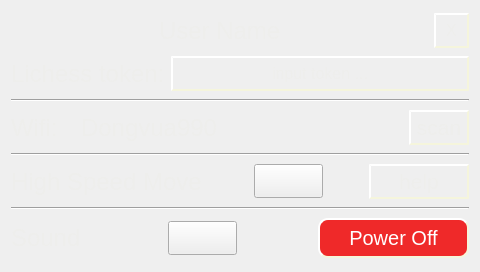
<?xml version="1.0" encoding="UTF-8"?>
<ui version="4.0">
 <class>DlgSettings</class>
 <widget class="QWidget" name="DlgSettings">
  <property name="geometry">
   <rect>
    <x>0</x>
    <y>0</y>
    <width>480</width>
    <height>272</height>
   </rect>
  </property>
  <property name="palette">
   <palette>
    <active>
     <colorrole role="ButtonText">
      <brush brushstyle="SolidPattern">
       <color alpha="255">
        <red>238</red>
        <green>238</green>
        <blue>236</blue>
       </color>
      </brush>
     </colorrole>
    </active>
    <inactive>
     <colorrole role="ButtonText">
      <brush brushstyle="SolidPattern">
       <color alpha="255">
        <red>238</red>
        <green>238</green>
        <blue>236</blue>
       </color>
      </brush>
     </colorrole>
    </inactive>
    <disabled>
     <colorrole role="ButtonText">
      <brush brushstyle="SolidPattern">
       <color alpha="255">
        <red>190</red>
        <green>190</green>
        <blue>190</blue>
       </color>
      </brush>
     </colorrole>
    </disabled>
   </palette>
  </property>
  <property name="windowTitle">
   <string>Form</string>
  </property>
  <property name="styleSheet">
   <string notr="true">#DlgSettings{
	
	background-image: url(:/ui/background_opacity.png);
}</string>
  </property>
  <layout class="QVBoxLayout" name="verticalLayout">
   <item>
    <layout class="QHBoxLayout" name="layouthead">
     <item>
      <spacer name="horizontalSpacer_5">
       <property name="orientation">
        <enum>Qt::Horizontal</enum>
       </property>
       <property name="sizeHint" stdset="0">
        <size>
         <width>40</width>
         <height>20</height>
        </size>
       </property>
      </spacer>
     </item>
     <item>
      <widget class="QLabel" name="lb_username">
       <property name="palette">
        <palette>
         <active>
          <colorrole role="WindowText">
           <brush brushstyle="SolidPattern">
            <color alpha="255">
             <red>238</red>
             <green>238</green>
             <blue>236</blue>
            </color>
           </brush>
          </colorrole>
         </active>
         <inactive>
          <colorrole role="WindowText">
           <brush brushstyle="SolidPattern">
            <color alpha="255">
             <red>238</red>
             <green>238</green>
             <blue>236</blue>
            </color>
           </brush>
          </colorrole>
         </inactive>
         <disabled>
          <colorrole role="WindowText">
           <brush brushstyle="SolidPattern">
            <color alpha="255">
             <red>190</red>
             <green>190</green>
             <blue>190</blue>
            </color>
           </brush>
          </colorrole>
         </disabled>
        </palette>
       </property>
       <property name="font">
        <font>
         <pointsize>18</pointsize>
        </font>
       </property>
       <property name="text">
        <string>User Name</string>
       </property>
      </widget>
     </item>
     <item>
      <spacer name="horizontalSpacer">
       <property name="orientation">
        <enum>Qt::Horizontal</enum>
       </property>
       <property name="sizeHint" stdset="0">
        <size>
         <width>40</width>
         <height>20</height>
        </size>
       </property>
      </spacer>
     </item>
     <item>
      <widget class="QPushButton" name="btn_close">
       <property name="minimumSize">
        <size>
         <width>35</width>
         <height>35</height>
        </size>
       </property>
       <property name="maximumSize">
        <size>
         <width>35</width>
         <height>35</height>
        </size>
       </property>
       <property name="palette">
        <palette>
         <active>
          <colorrole role="ButtonText">
           <brush brushstyle="SolidPattern">
            <color alpha="255">
             <red>238</red>
             <green>238</green>
             <blue>236</blue>
            </color>
           </brush>
          </colorrole>
         </active>
         <inactive>
          <colorrole role="ButtonText">
           <brush brushstyle="SolidPattern">
            <color alpha="255">
             <red>238</red>
             <green>238</green>
             <blue>236</blue>
            </color>
           </brush>
          </colorrole>
         </inactive>
         <disabled>
          <colorrole role="ButtonText">
           <brush brushstyle="SolidPattern">
            <color alpha="255">
             <red>190</red>
             <green>190</green>
             <blue>190</blue>
            </color>
           </brush>
          </colorrole>
         </disabled>
        </palette>
       </property>
       <property name="font">
        <font>
         <pointsize>12</pointsize>
        </font>
       </property>
       <property name="styleSheet">
        <string notr="true">#btn_close{
background-color: transparent;
background: none;
border-style: outset;
border-width: 2px;
border-color: beige;
background-repeat: none;
}
#btn_close:pressed
{
	background-color: rgba(252, 3, 3, 155);
	border-color: rgb(186, 189, 182);
}</string>
       </property>
       <property name="text">
        <string>X</string>
       </property>
      </widget>
     </item>
    </layout>
   </item>
   <item>
    <layout class="QHBoxLayout" name="horizontalLayout_2" stretch="1,3">
     <item>
      <widget class="QLabel" name="labelToken">
       <property name="palette">
        <palette>
         <active>
          <colorrole role="WindowText">
           <brush brushstyle="SolidPattern">
            <color alpha="255">
             <red>238</red>
             <green>238</green>
             <blue>236</blue>
            </color>
           </brush>
          </colorrole>
         </active>
         <inactive>
          <colorrole role="WindowText">
           <brush brushstyle="SolidPattern">
            <color alpha="255">
             <red>238</red>
             <green>238</green>
             <blue>236</blue>
            </color>
           </brush>
          </colorrole>
         </inactive>
         <disabled>
          <colorrole role="WindowText">
           <brush brushstyle="SolidPattern">
            <color alpha="255">
             <red>190</red>
             <green>190</green>
             <blue>190</blue>
            </color>
           </brush>
          </colorrole>
         </disabled>
        </palette>
       </property>
       <property name="font">
        <font>
         <pointsize>18</pointsize>
        </font>
       </property>
       <property name="text">
        <string>Lichess token:</string>
       </property>
      </widget>
     </item>
     <item>
      <widget class="QPushButton" name="btn_inputtoken">
       <property name="minimumSize">
        <size>
         <width>35</width>
         <height>35</height>
        </size>
       </property>
       <property name="maximumSize">
        <size>
         <width>16777215</width>
         <height>35</height>
        </size>
       </property>
       <property name="palette">
        <palette>
         <active>
          <colorrole role="WindowText">
           <brush brushstyle="SolidPattern">
            <color alpha="255">
             <red>238</red>
             <green>238</green>
             <blue>236</blue>
            </color>
           </brush>
          </colorrole>
          <colorrole role="Text">
           <brush brushstyle="SolidPattern">
            <color alpha="255">
             <red>238</red>
             <green>238</green>
             <blue>236</blue>
            </color>
           </brush>
          </colorrole>
          <colorrole role="ButtonText">
           <brush brushstyle="SolidPattern">
            <color alpha="255">
             <red>238</red>
             <green>238</green>
             <blue>236</blue>
            </color>
           </brush>
          </colorrole>
          <colorrole role="PlaceholderText">
           <brush brushstyle="NoBrush">
            <color alpha="128">
             <red>238</red>
             <green>238</green>
             <blue>236</blue>
            </color>
           </brush>
          </colorrole>
         </active>
         <inactive>
          <colorrole role="WindowText">
           <brush brushstyle="SolidPattern">
            <color alpha="255">
             <red>238</red>
             <green>238</green>
             <blue>236</blue>
            </color>
           </brush>
          </colorrole>
          <colorrole role="Text">
           <brush brushstyle="SolidPattern">
            <color alpha="255">
             <red>238</red>
             <green>238</green>
             <blue>236</blue>
            </color>
           </brush>
          </colorrole>
          <colorrole role="ButtonText">
           <brush brushstyle="SolidPattern">
            <color alpha="255">
             <red>238</red>
             <green>238</green>
             <blue>236</blue>
            </color>
           </brush>
          </colorrole>
          <colorrole role="PlaceholderText">
           <brush brushstyle="NoBrush">
            <color alpha="128">
             <red>238</red>
             <green>238</green>
             <blue>236</blue>
            </color>
           </brush>
          </colorrole>
         </inactive>
         <disabled>
          <colorrole role="WindowText">
           <brush brushstyle="SolidPattern">
            <color alpha="255">
             <red>190</red>
             <green>190</green>
             <blue>190</blue>
            </color>
           </brush>
          </colorrole>
          <colorrole role="Text">
           <brush brushstyle="SolidPattern">
            <color alpha="255">
             <red>190</red>
             <green>190</green>
             <blue>190</blue>
            </color>
           </brush>
          </colorrole>
          <colorrole role="ButtonText">
           <brush brushstyle="SolidPattern">
            <color alpha="255">
             <red>190</red>
             <green>190</green>
             <blue>190</blue>
            </color>
           </brush>
          </colorrole>
          <colorrole role="PlaceholderText">
           <brush brushstyle="NoBrush">
            <color alpha="128">
             <red>238</red>
             <green>238</green>
             <blue>236</blue>
            </color>
           </brush>
          </colorrole>
         </disabled>
        </palette>
       </property>
       <property name="font">
        <font>
         <pointsize>12</pointsize>
        </font>
       </property>
       <property name="styleSheet">
        <string notr="true">#btn_inputtoken{
background-color: transparent;
background: none;
border-style: outset;
border-width: 2px;
border-color: beige;
}
#btn_inputtoken:pressed
{
	background-color: rgba(252, 3, 3, 155);
	border-color: rgb(186, 189, 182);
}</string>
       </property>
       <property name="text">
        <string>input token ...</string>
       </property>
      </widget>
     </item>
    </layout>
   </item>
   <item>
    <widget class="Line" name="line_3">
     <property name="orientation">
      <enum>Qt::Horizontal</enum>
     </property>
    </widget>
   </item>
   <item>
    <layout class="QHBoxLayout" name="horizontalLayout_3" stretch="1,4,1,1">
     <item>
      <widget class="QLabel" name="labelWifi">
       <property name="palette">
        <palette>
         <active>
          <colorrole role="WindowText">
           <brush brushstyle="SolidPattern">
            <color alpha="255">
             <red>238</red>
             <green>238</green>
             <blue>236</blue>
            </color>
           </brush>
          </colorrole>
         </active>
         <inactive>
          <colorrole role="WindowText">
           <brush brushstyle="SolidPattern">
            <color alpha="255">
             <red>238</red>
             <green>238</green>
             <blue>236</blue>
            </color>
           </brush>
          </colorrole>
         </inactive>
         <disabled>
          <colorrole role="WindowText">
           <brush brushstyle="SolidPattern">
            <color alpha="255">
             <red>190</red>
             <green>190</green>
             <blue>190</blue>
            </color>
           </brush>
          </colorrole>
         </disabled>
        </palette>
       </property>
       <property name="font">
        <font>
         <pointsize>18</pointsize>
        </font>
       </property>
       <property name="text">
        <string>Wifi:</string>
       </property>
      </widget>
     </item>
     <item>
      <widget class="QLabel" name="labelSpeedMode_3">
       <property name="palette">
        <palette>
         <active>
          <colorrole role="WindowText">
           <brush brushstyle="SolidPattern">
            <color alpha="255">
             <red>238</red>
             <green>238</green>
             <blue>236</blue>
            </color>
           </brush>
          </colorrole>
         </active>
         <inactive>
          <colorrole role="WindowText">
           <brush brushstyle="SolidPattern">
            <color alpha="255">
             <red>238</red>
             <green>238</green>
             <blue>236</blue>
            </color>
           </brush>
          </colorrole>
         </inactive>
         <disabled>
          <colorrole role="WindowText">
           <brush brushstyle="SolidPattern">
            <color alpha="255">
             <red>190</red>
             <green>190</green>
             <blue>190</blue>
            </color>
           </brush>
          </colorrole>
         </disabled>
        </palette>
       </property>
       <property name="font">
        <font>
         <pointsize>18</pointsize>
        </font>
       </property>
       <property name="text">
        <string>Dongvua990</string>
       </property>
      </widget>
     </item>
     <item>
      <spacer name="horizontalSpacer_2">
       <property name="orientation">
        <enum>Qt::Horizontal</enum>
       </property>
       <property name="sizeHint" stdset="0">
        <size>
         <width>40</width>
         <height>20</height>
        </size>
       </property>
      </spacer>
     </item>
     <item>
      <widget class="QPushButton" name="btn_wifi_scan">
       <property name="minimumSize">
        <size>
         <width>40</width>
         <height>30</height>
        </size>
       </property>
       <property name="maximumSize">
        <size>
         <width>60</width>
         <height>35</height>
        </size>
       </property>
       <property name="palette">
        <palette>
         <active>
          <colorrole role="ButtonText">
           <brush brushstyle="SolidPattern">
            <color alpha="255">
             <red>238</red>
             <green>238</green>
             <blue>236</blue>
            </color>
           </brush>
          </colorrole>
         </active>
         <inactive>
          <colorrole role="ButtonText">
           <brush brushstyle="SolidPattern">
            <color alpha="255">
             <red>238</red>
             <green>238</green>
             <blue>236</blue>
            </color>
           </brush>
          </colorrole>
         </inactive>
         <disabled>
          <colorrole role="ButtonText">
           <brush brushstyle="SolidPattern">
            <color alpha="255">
             <red>190</red>
             <green>190</green>
             <blue>190</blue>
            </color>
           </brush>
          </colorrole>
         </disabled>
        </palette>
       </property>
       <property name="font">
        <font>
         <pointsize>16</pointsize>
        </font>
       </property>
       <property name="styleSheet">
        <string notr="true">#btn_wifi_scan{
background-color: transparent;
background: none;
border-style: outset;
border-width: 2px;
border-color: beige;
background-repeat: none;
}
#btn_wifi_scan:pressed
{
	background-color: rgba(252, 3, 3, 155);
	border-color: rgb(186, 189, 182);
}</string>
       </property>
       <property name="text">
        <string>scan</string>
       </property>
      </widget>
     </item>
    </layout>
   </item>
   <item>
    <widget class="Line" name="line_4">
     <property name="orientation">
      <enum>Qt::Horizontal</enum>
     </property>
    </widget>
   </item>
   <item>
    <layout class="QHBoxLayout" name="horizontalLayout_4" stretch="2,1,0,1">
     <item>
      <widget class="QLabel" name="labelSpeedMode">
       <property name="palette">
        <palette>
         <active>
          <colorrole role="WindowText">
           <brush brushstyle="SolidPattern">
            <color alpha="255">
             <red>238</red>
             <green>238</green>
             <blue>236</blue>
            </color>
           </brush>
          </colorrole>
         </active>
         <inactive>
          <colorrole role="WindowText">
           <brush brushstyle="SolidPattern">
            <color alpha="255">
             <red>238</red>
             <green>238</green>
             <blue>236</blue>
            </color>
           </brush>
          </colorrole>
         </inactive>
         <disabled>
          <colorrole role="WindowText">
           <brush brushstyle="SolidPattern">
            <color alpha="255">
             <red>190</red>
             <green>190</green>
             <blue>190</blue>
            </color>
           </brush>
          </colorrole>
         </disabled>
        </palette>
       </property>
       <property name="font">
        <font>
         <pointsize>18</pointsize>
        </font>
       </property>
       <property name="text">
        <string>High Speed Move</string>
       </property>
      </widget>
     </item>
     <item>
      <widget class="QPushButton" name="btn_speedMode">
       <property name="minimumSize">
        <size>
         <width>69</width>
         <height>34</height>
        </size>
       </property>
       <property name="maximumSize">
        <size>
         <width>69</width>
         <height>34</height>
        </size>
       </property>
       <property name="styleSheet">
        <string notr="true">#btn_speedMode{
	
	border-image: url(:/ui/toggle_off.png);
}
#btn_speedMode:checked{
	border-image: url(:/ui/toggle_on.png);
}</string>
       </property>
       <property name="text">
        <string/>
       </property>
       <property name="checkable">
        <bool>true</bool>
       </property>
      </widget>
     </item>
     <item>
      <spacer name="horizontalSpacer_3">
       <property name="orientation">
        <enum>Qt::Horizontal</enum>
       </property>
       <property name="sizeHint" stdset="0">
        <size>
         <width>40</width>
         <height>20</height>
        </size>
       </property>
      </spacer>
     </item>
     <item>
      <widget class="QPushButton" name="btn_help">
       <property name="minimumSize">
        <size>
         <width>35</width>
         <height>35</height>
        </size>
       </property>
       <property name="maximumSize">
        <size>
         <width>100</width>
         <height>35</height>
        </size>
       </property>
       <property name="palette">
        <palette>
         <active>
          <colorrole role="ButtonText">
           <brush brushstyle="SolidPattern">
            <color alpha="255">
             <red>238</red>
             <green>238</green>
             <blue>236</blue>
            </color>
           </brush>
          </colorrole>
         </active>
         <inactive>
          <colorrole role="ButtonText">
           <brush brushstyle="SolidPattern">
            <color alpha="255">
             <red>238</red>
             <green>238</green>
             <blue>236</blue>
            </color>
           </brush>
          </colorrole>
         </inactive>
         <disabled>
          <colorrole role="ButtonText">
           <brush brushstyle="SolidPattern">
            <color alpha="255">
             <red>190</red>
             <green>190</green>
             <blue>190</blue>
            </color>
           </brush>
          </colorrole>
         </disabled>
        </palette>
       </property>
       <property name="font">
        <font>
         <pointsize>16</pointsize>
        </font>
       </property>
       <property name="styleSheet">
        <string notr="true">#btn_help{
background-color: transparent;
background: none;
border-style: outset;
border-width: 2px;
border-color: beige;
background-repeat: none;
}
#btn_help:pressed
{
	background-color: rgba(252, 3, 3, 155);
	border-color: rgb(186, 189, 182);
}</string>
       </property>
       <property name="text">
        <string>help</string>
       </property>
      </widget>
     </item>
    </layout>
   </item>
   <item>
    <widget class="Line" name="line_2">
     <property name="orientation">
      <enum>Qt::Horizontal</enum>
     </property>
    </widget>
   </item>
   <item>
    <layout class="QHBoxLayout" name="horizontalLayout_5" stretch="2,1,1,2">
     <item>
      <widget class="QLabel" name="label">
       <property name="palette">
        <palette>
         <active>
          <colorrole role="WindowText">
           <brush brushstyle="SolidPattern">
            <color alpha="255">
             <red>238</red>
             <green>238</green>
             <blue>236</blue>
            </color>
           </brush>
          </colorrole>
         </active>
         <inactive>
          <colorrole role="WindowText">
           <brush brushstyle="SolidPattern">
            <color alpha="255">
             <red>238</red>
             <green>238</green>
             <blue>236</blue>
            </color>
           </brush>
          </colorrole>
         </inactive>
         <disabled>
          <colorrole role="WindowText">
           <brush brushstyle="SolidPattern">
            <color alpha="255">
             <red>190</red>
             <green>190</green>
             <blue>190</blue>
            </color>
           </brush>
          </colorrole>
         </disabled>
        </palette>
       </property>
       <property name="font">
        <font>
         <pointsize>18</pointsize>
        </font>
       </property>
       <property name="text">
        <string>Sound</string>
       </property>
      </widget>
     </item>
     <item>
      <widget class="QPushButton" name="btn_sound">
       <property name="minimumSize">
        <size>
         <width>69</width>
         <height>34</height>
        </size>
       </property>
       <property name="maximumSize">
        <size>
         <width>69</width>
         <height>34</height>
        </size>
       </property>
       <property name="styleSheet">
        <string notr="true">#btn_sound{
	
	border-image: url(:/ui/toggle_off.png);
}
#btn_sound:checked{
	border-image: url(:/ui/toggle_on.png);
}</string>
       </property>
       <property name="text">
        <string/>
       </property>
       <property name="checkable">
        <bool>true</bool>
       </property>
      </widget>
     </item>
     <item>
      <spacer name="horizontalSpacer_4">
       <property name="orientation">
        <enum>Qt::Horizontal</enum>
       </property>
       <property name="sizeHint" stdset="0">
        <size>
         <width>40</width>
         <height>20</height>
        </size>
       </property>
      </spacer>
     </item>
     <item>
      <widget class="QPushButton" name="btn_poweroff">
       <property name="minimumSize">
        <size>
         <width>0</width>
         <height>40</height>
        </size>
       </property>
       <property name="styleSheet">
        <string notr="true">background-color: rgb(239, 41, 41);
border-style: outset;
border-width: 2px;
border-color: beige;
border-radius: 10px;
font-size:20px;
color: white;</string>
       </property>
       <property name="text">
        <string>Power Off</string>
       </property>
      </widget>
     </item>
    </layout>
   </item>
  </layout>
 </widget>
 <resources/>
 <connections/>
</ui>
